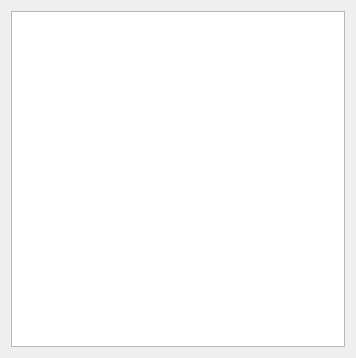
<?xml version="1.0" encoding="UTF-8"?>
<ui version="4.0">
 <class>GSDesignerRefBy</class>
 <widget class="QWidget" name="GSDesignerRefBy">
  <property name="geometry">
   <rect>
    <x>0</x>
    <y>0</y>
    <width>356</width>
    <height>358</height>
   </rect>
  </property>
  <property name="windowTitle">
   <string>Atom Label</string>
  </property>
  <property name="toolTip">
   <string/>
  </property>
  <layout class="QVBoxLayout" name="verticalLayout">
   <item>
    <widget class="QTreeView" name="objectsTV">
     <property name="rootIsDecorated">
      <bool>false</bool>
     </property>
     <property name="itemsExpandable">
      <bool>false</bool>
     </property>
     <property name="allColumnsShowFocus">
      <bool>true</bool>
     </property>
     <property name="expandsOnDoubleClick">
      <bool>false</bool>
     </property>
    </widget>
   </item>
  </layout>
 </widget>
 <resources/>
 <connections/>
</ui>
